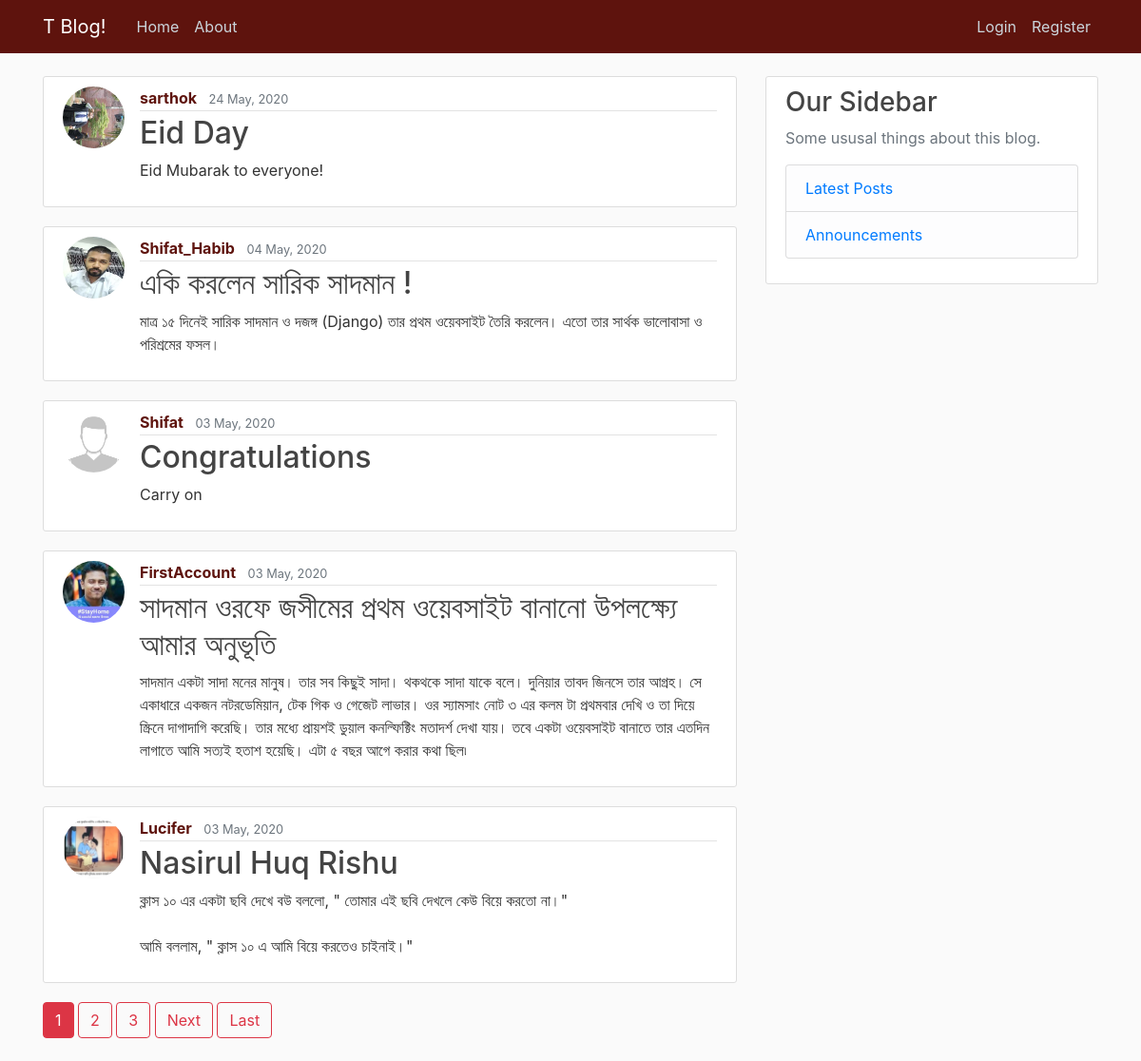
/, run on an earlier commit of the app's database.
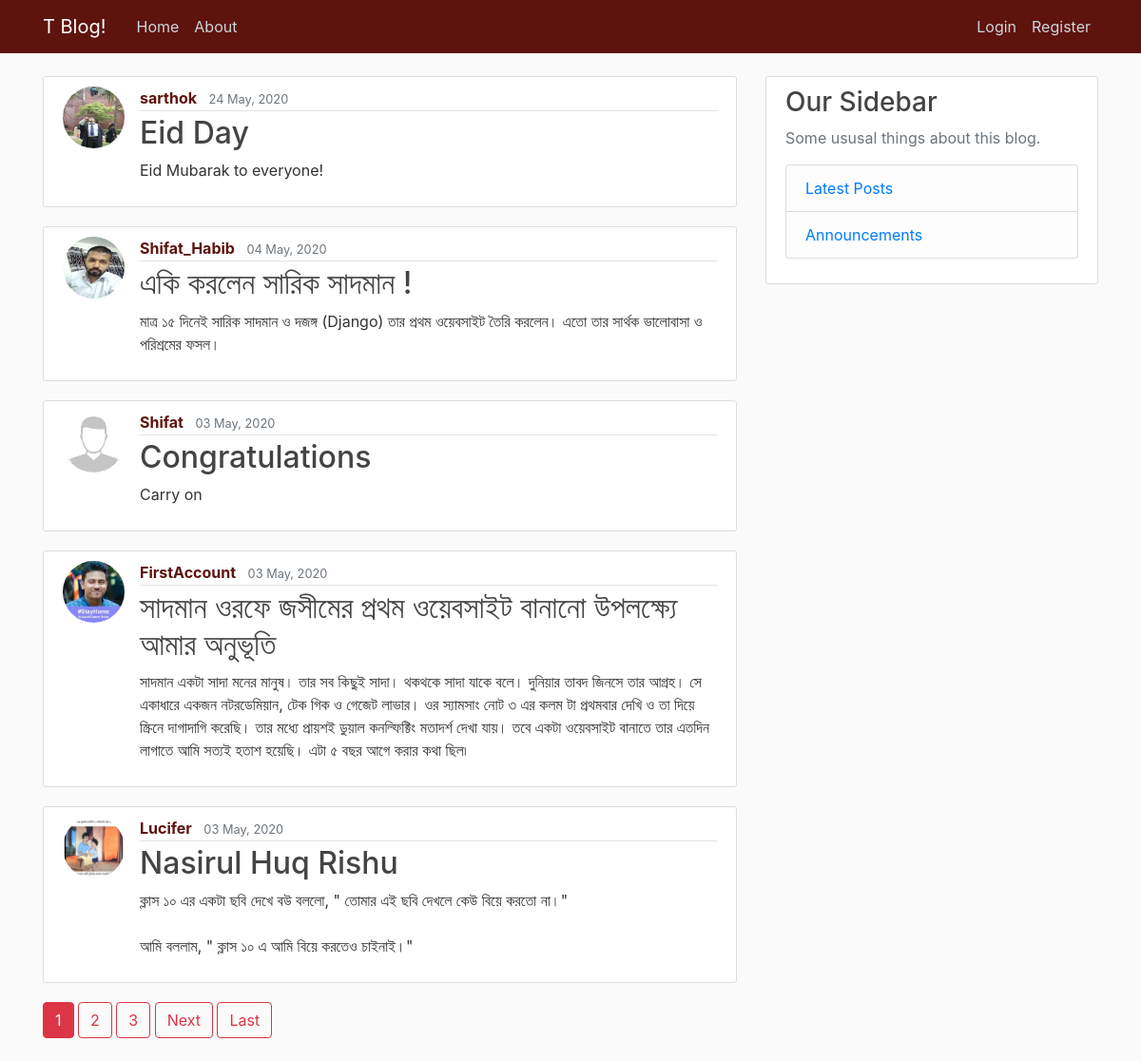
And on a later commit of the database.
### blog/models.py (models this page shows, shortened)
class Post(models.Model):
    title = models.CharField(max_length=100)
    content = models.TextField()
    date_posted = models.DateTimeField(default=timezone.now)
    author = models.ForeignKey(User, on_delete=models.CASCADE)

### users/models.py (models this page shows, shortened)
class Profile(models.Model):
    user = models.OneToOneField(User, on_delete=models.CASCADE)
    image = models.ImageField(default='default.jpg', upload_to='profile_pics')

### blog/views.py (the view)
# urls.py: path('', PostListView.as_view(), name='blog-home'),
class PostListView(ListView):
    model = Post
    template_name = 'blog/home.html'  # <app>/<model>_<viewtype>.html
    context_object_name = 'posts'
    ordering = ['-date_posted']
    paginate_by = 5

### blog/templates/blog/home.html (shortened to what this page needs)
{% extends "blog/base.html" %}
{% block content %}
{% for post in posts %}
<article class="media content-section">
    <img class="rounded-circle article-img" src="{{ post.author.profile.image.url }}">
    <div class="media-body">
        <div class="article-metadata">
            <a class="mr-2 user-url" href="{% url 'user-posts' post.author.username %}">{{ post.author }}</a>
            <small class="text-muted">{{ post.date_posted|date:"d F, Y" }}</small>
        </div>
        <h2><a class="article-title" href="{% url 'post-detail' post.id %}">{{ post.title }}</a></h2>
        <p class="article-content">{{ post.content }}</p>
    </div>
</article>
{% endfor %}
{% if is_paginated %}
{% for num in page_obj.paginator.page_range %}
{% if page_obj.number == num %}
<a class="btn btn-danger mb-4" href="?page={{ num }}">{{ num }}</a>
{% elif num > page_obj.number|add:'-3' and num < page_obj.number|add:'3' %}
<a class="btn btn-outline-danger mb-4" href="?page={{ num }}">{{ num }}</a>
{% endif %}
{% endfor %}
{% if page_obj.has_next %}
<a class="btn btn-outline-danger mb-4" href="?page={{ page_obj.next_page_number }}">Next</a>
<a class="btn btn-outline-danger mb-4" href="?page={{ page_obj.paginator.num_pages }}">Last</a>
{% endif %}
{% endif %}
{% endblock content %}

What changed in the data, as far as the page shows it:
changed through a linked row, Post "Eid Day": author.profile.image: a different picture
